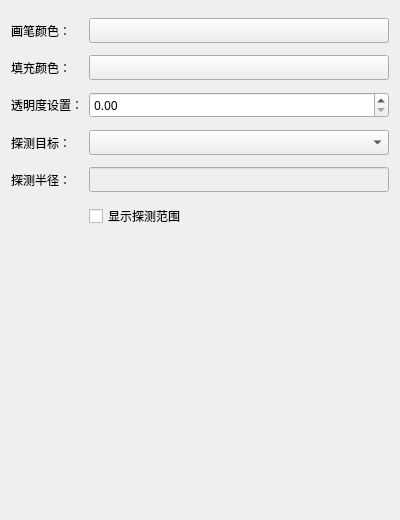
<?xml version="1.0" encoding="UTF-8"?>
<ui version="4.0">
 <class>MAP_GUI_ShowView</class>
 <widget class="QWidget" name="MAP_GUI_ShowView">
  <property name="geometry">
   <rect>
    <x>0</x>
    <y>0</y>
    <width>400</width>
    <height>520</height>
   </rect>
  </property>
  <property name="font">
   <font>
    <family>微软雅黑</family>
   </font>
  </property>
  <property name="windowTitle">
   <string>Form</string>
  </property>
  <layout class="QGridLayout" name="gridLayout">
   <property name="topMargin">
    <number>18</number>
   </property>
   <property name="verticalSpacing">
    <number>12</number>
   </property>
   <item row="0" column="0">
    <widget class="QLabel" name="penColorLabel">
     <property name="text">
      <string>画笔颜色：</string>
     </property>
    </widget>
   </item>
   <item row="0" column="1">
    <widget class="QPushButton" name="penColorButton">
     <property name="text">
      <string/>
     </property>
    </widget>
   </item>
   <item row="1" column="0">
    <widget class="QLabel" name="filllColorLabel">
     <property name="text">
      <string>填充颜色：</string>
     </property>
    </widget>
   </item>
   <item row="1" column="1">
    <widget class="QPushButton" name="fillColorButton">
     <property name="text">
      <string/>
     </property>
    </widget>
   </item>
   <item row="2" column="0">
    <widget class="QLabel" name="opacityLabel">
     <property name="text">
      <string>透明度设置：</string>
     </property>
    </widget>
   </item>
   <item row="2" column="1">
    <widget class="QDoubleSpinBox" name="opacityBox">
     <property name="maximum">
      <double>1.000000000000000</double>
     </property>
     <property name="singleStep">
      <double>0.010000000000000</double>
     </property>
    </widget>
   </item>
   <item row="3" column="0">
    <widget class="QLabel" name="deteTargetLabel">
     <property name="text">
      <string>探测目标：</string>
     </property>
    </widget>
   </item>
   <item row="3" column="1">
    <widget class="QComboBox" name="deteTargetBox"/>
   </item>
   <item row="4" column="0">
    <widget class="QLabel" name="deteRadiusLabel">
     <property name="text">
      <string>探测半径：</string>
     </property>
    </widget>
   </item>
   <item row="4" column="1">
    <widget class="QLineEdit" name="deteRadiusEdit">
     <property name="enabled">
      <bool>false</bool>
     </property>
    </widget>
   </item>
   <item row="5" column="1">
    <widget class="QCheckBox" name="showCheckBox">
     <property name="text">
      <string>显示探测范围</string>
     </property>
    </widget>
   </item>
   <item row="6" column="0">
    <spacer name="verticalSpacer">
     <property name="orientation">
      <enum>Qt::Vertical</enum>
     </property>
     <property name="sizeHint" stdset="0">
      <size>
       <width>20</width>
       <height>278</height>
      </size>
     </property>
    </spacer>
   </item>
  </layout>
 </widget>
 <resources/>
 <connections/>
</ui>
